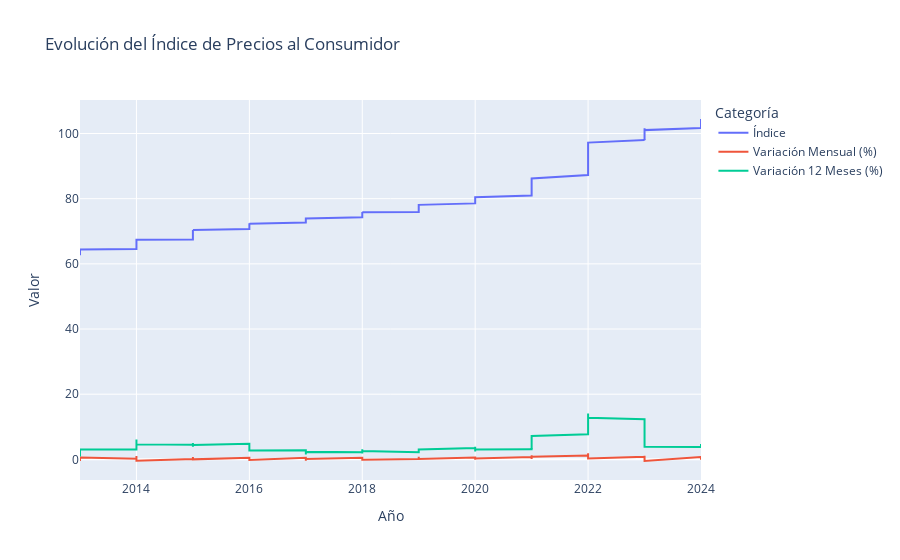

Write notebook code for a chart like this one.
### Code cell
IPC_Clean = IPCR.dropna(how='all', axis=1)
IPC_Clean.columns = ['Año', 'Mes', 'Índice', 'Variación Mensual (%)', 'Variación 12 Meses (%)']

IPC_Clean['Año'] = pd.to_numeric(IPC_Clean['Año'], errors='coerce')
IPC_Clean['Mes'] = pd.to_numeric(IPC_Clean['Mes'], errors='coerce')
IPC_Clean['Índice'] = pd.to_numeric(IPC_Clean['Índice'], errors='coerce')
IPC_Clean['Variación Mensual (%)'] = pd.to_numeric(IPC_Clean['Variación Mensual (%)'], errors='coerce')
IPC_Clean['Variación 12 Meses (%)'] = pd.to_numeric(IPC_Clean['Variación 12 Meses (%)'], errors='coerce')

IPC_Clean = IPC_Clean.dropna(subset=['Año'])
IPC_Clean = IPC_Clean[IPC_Clean['Año'] >= 2013]

print("Datos del IPC limpio:")
print(IPC_Clean.head())

fig = px.line(IPC_Clean, 
              x='Año', 
              y=['Índice', 'Variación Mensual (%)', 'Variación 12 Meses (%)'], 
              labels={'value': 'Valor', 'variable': 'Categoría'},
              title='Evolución del Índice de Precios al Consumidor')
fig.show()

### Figure 1 — Plotly figure (JSON) as saved in the notebook; plotly's stock layout.template omitted (floating-point values rounded to 4 significant figures; data arrays with more than 128 entries replaced by an {"elided": "..."} marker saying what was removed)
{"data": [{"hovertemplate": "Categoría=Índice<br>Año=%{x}<br>Valor=%{y}<extra></extra>", "legendgroup": "Índice", "line": {"color": "#636efa", "dash": "solid"}, "marker": {"symbol": "circle"}, "mode": "lines", "name": "Índice", "orientation": "v", "showlegend": true, "type": "scatter", "x": {"elided": "140 int values"}, "xaxis": "x", "y": {"elided": "140 float values"}, "yaxis": "y"}, {"hovertemplate": "Categoría=Variación Mensual (%)<br>Año=%{x}<br>Valor=%{y}<extra></extra>", "legendgroup": "Variación Mensual (%)", "line": {"color": "#EF553B", "dash": "solid"}, "marker": {"symbol": "circle"}, "mode": "lines", "name": "Variación Mensual (%)", "orientation": "v", "showlegend": true, "type": "scatter", "x": {"elided": "140 int values"}, "xaxis": "x", "y": {"elided": "140 float values"}, "yaxis": "y"}, {"hovertemplate": "Categoría=Variación 12 Meses (%)<br>Año=%{x}<br>Valor=%{y}<extra></extra>", "legendgroup": "Variación 12 Meses (%)", "line": {"color": "#00cc96", "dash": "solid"}, "marker": {"symbol": "circle"}, "mode": "lines", "name": "Variación 12 Meses (%)", "orientation": "v", "showlegend": true, "type": "scatter", "x": {"elided": "140 int values"}, "xaxis": "x", "y": {"elided": "140 float values"}, "yaxis": "y"}], "layout": {"legend": {"title": {"text": "Categoría"}, "tracegroupgap": 0}, "title": {"text": "Evolución del Índice de Precios al Consumidor"}, "xaxis": {"anchor": "y", "domain": [0, 1], "title": {"text": "Año"}}, "yaxis": {"anchor": "x", "domain": [0, 1], "title": {"text": "Valor"}}}}
